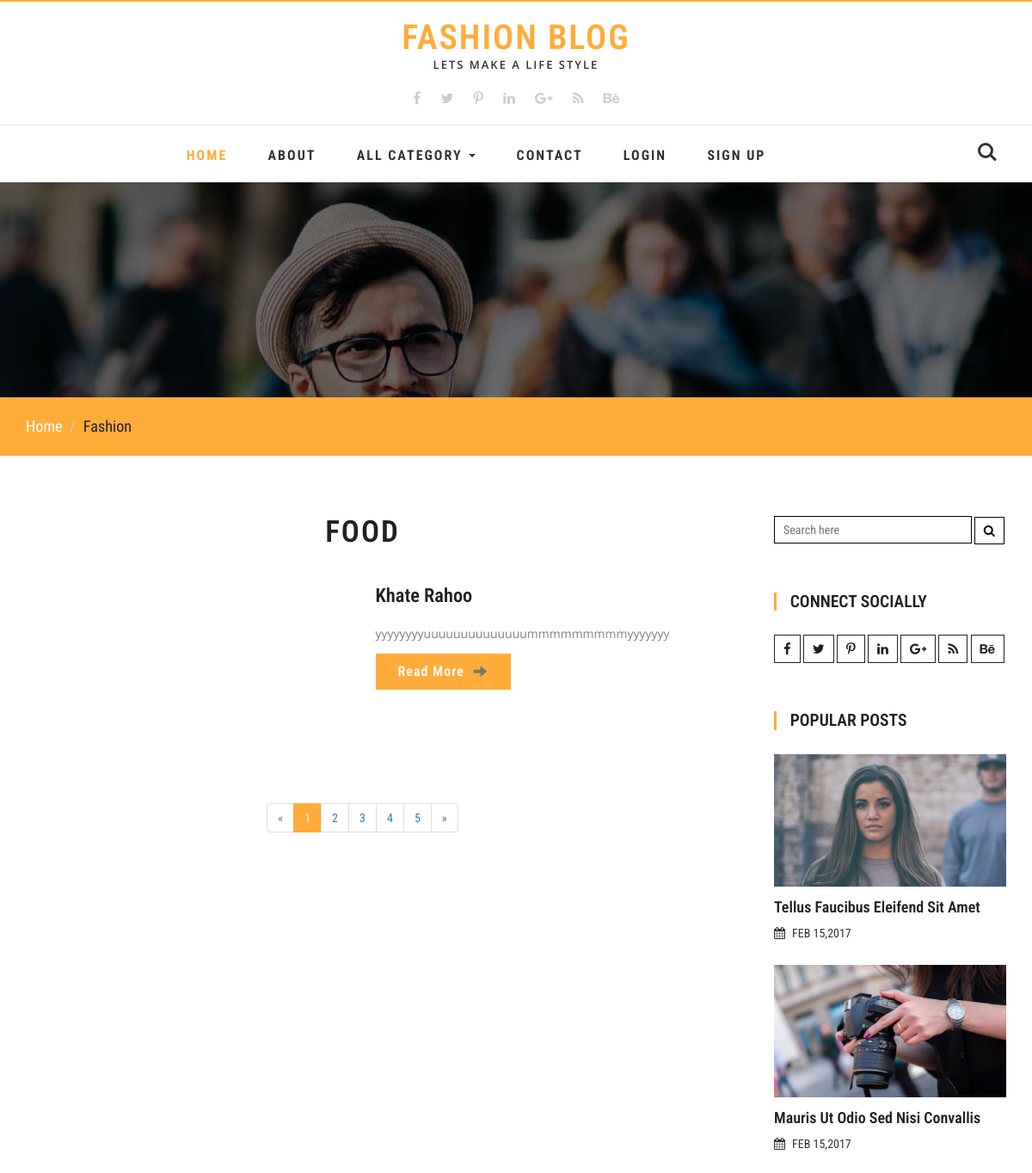
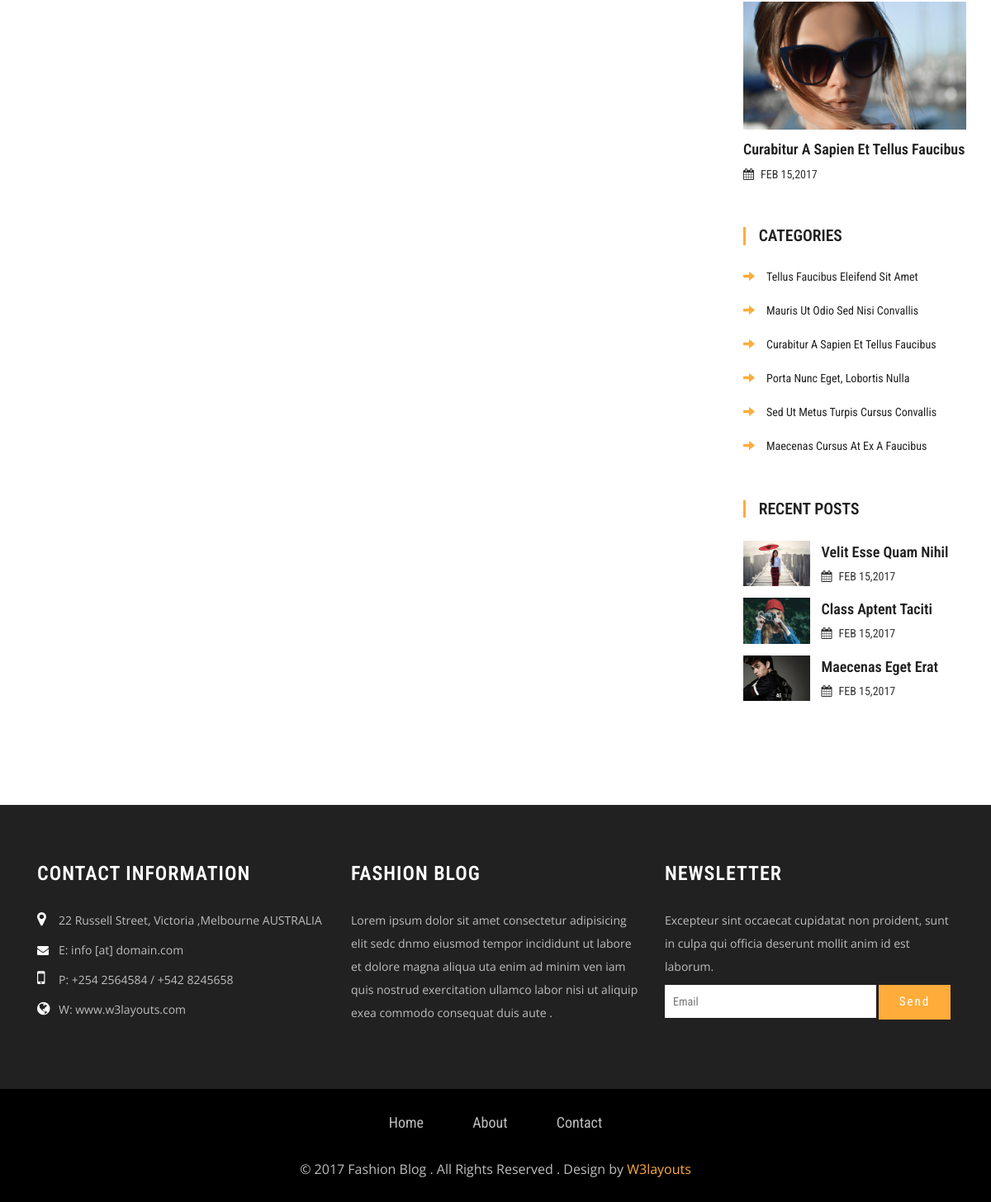
The app's page /cat_d/1 with its own data (2 pictures, top to bottom).
### Blog/models.py (models this page shows, shortened)
class Category(models.Model):
    name = models.CharField(max_length=100,null=True)

class Post(models.Model):
    cat = models.ForeignKey(Category,on_delete=models.CASCADE,null=True)
    usr = models.ForeignKey(User,on_delete=models.CASCADE,null=True)
    title = models.CharField(max_length=100,null=True)
    short_des = models.TextField(null=True)
    Long_des = models.TextField(null=True)
    image = models.FileField(null=True)
    date = models.DateField(null=True)

### Blog/views.py (the view)
# urls.py: path('cat_d/<int:cid>',category_detail,name='cat_d'),
def category_detail(request,cid):
    cdata=Category.objects.get(id=cid)
    d = {"allcat": All_category(),"cdata":cdata}
    return render(request,'detail.html',d)

### Blog/views.py (called while the page is built)
def All_category():
    all_cat = Category.objects.all()
    return all_cat

### Blog/templates/detail.html (shortened to what this page needs)
{% extends 'base.html' %}
{% load static %}
{% block body %}
	<div class="agile-banner">
	</div>
	<div class="breadcrumbs">
		<div class="container">
			<ol class="breadcrumb breadcrumb1 animated wow slideInLeft" data-wow-delay=".5s">
				<li><a href="index.html">Home</a></li>
				<li class="active">Fashion</li>
			</ol>
		</div>
	</div>
	<div class="container">
		<div class="banner-btm-agile">
			<div class="col-md-9 btm-wthree-left">
			<div class="agileits_heading_section">
				<h3 class="wthree_head">{{ cdata.name }}</h3>
			</div>
				<div class="events w3">
					<div class="events-main">
						{% for i in cdata.post_set.all %}
						<div class="events-top">
							<div class="col-md-6  w3ls fea-left">
							</div>
							<div class="col-md-6 wthree fea-right">
								<h3>{{ i.title }}</h3>
								<p>{{ i.short_des }}</p>
								<a class="agileits w3layouts" href="{% url 'blog_d' i.id %}">Read More <span class="glyphicon agileits w3layouts glyphicon-arrow-right" aria-hidden="true"></span></a>
							</div>
							<div class="clearfix"> </div>
						</div>
						{% endfor %}
					</div>
					<nav class="events agileits">
						<ul class="pagination w3_paging">
							<li class="disabled"><a href="#" aria-label="Previous"><span aria-hidden="true">«</span></a></li>
							<li class="active"><a href="#">1 <span class="sr-only">(current)</span></a></li>
							<li><a href="#">2</a></li>
							<li><a href="#">3</a></li>
							<li><a href="#">4</a></li>
							<li><a href="#">5</a></li>
							<li>
							<a href="#" aria-label="Next">
							<span aria-hidden="true">»</span>
							</a>
							</li>
						</ul>
					</nav>
				</div>
			</div>
			<div class="col-md-3 w3agile_blog_left">
				<div class="wthreesearch">
							<form action="#" method="post">
								<input type="search" name="Search" placeholder="Search here" required="">
								<button type="submit" class="btn btn-default search" aria-label="Left Align">
									<i class="fa fa-search" aria-hidden="true"></i>
								</button>
							</form>
				</div>
				<div class="agileinfo_calender">
				<h3>CONNECT SOCIALLY</h3>
				<div class="w3ls-social-icons-1">
					<a class="facebook" href="#"><i class="fa fa-facebook"></i></a>
					<a class="twitter" href="#"><i class="fa fa-twitter"></i></a>
					<a class="pinterest" href="#"><i class="fa fa-pinterest-p"></i></a>
					<a class="linkedin" href="#"><i class="fa fa-linkedin"></i></a>
					<a class="linkedin" href="#"><i class="fa fa-google-plus"></i></a>
					<a class="linkedin" href="#"><i class="fa fa-rss"></i></a>
					<a class="linkedin" href="#"><i class="fa fa-behance"></i></a>
				</div>
				</div>
				<div class="w3ls_popular_posts">
					<h3>Popular Posts</h3>
					<div class="agileits_popular_posts_grid">
						<div class="w3agile_special_deals_grid_left_grid">
							<a href="singlepage.html"><img src="images/p1.jpg" class="img-responsive" alt="" /></a>
						</div>
						<h4><a href="singlepage.html">Tellus Faucibus Eleifend Sit Amet</a></h4>
						<h5><i class="fa fa-calendar" aria-hidden="true"></i>FEB 15,2017</h5>
					</div>
					<div class="agileits_popular_posts_grid">
						<div class="w3agile_special_deals_grid_left_grid">
								<a href="singlepage.html"><img src="images/p2.jpg" class="img-responsive" alt="" /></a>
							</div>
						<h4><a href="singlepage.html">Mauris Ut Odio Sed Nisi Convallis</a></h4>
						<h5><i class="fa fa-calendar" aria-hidden="true"></i>FEB 15,2017</h5>
					</div>
					<div class="agileits_popular_posts_grid">
						<div class="w3agile_special_deals_grid_left_grid">
								<a href="singlepage.html"><img src="images/p3.jpg" class="img-responsive" alt="" /></a>
						</div>
						<h4><a href="singlepage.html">Curabitur A Sapien Et Tellus Faucibus</a></h4>
						<h5><i class="fa fa-calendar" aria-hidden="true"></i>FEB 15,2017</h5>
					</div>
				</div>
				<div class="w3l_categories">
					<h3>Categories</h3>
					<ul>
						<li><a href="singlepage.html"><span class="glyphicon glyphicon-arrow-right" aria-hidden="true"></span>tellus faucibus eleifend sit amet</a></li>
						<li><a href="singlepage.html"><span class="glyphicon glyphicon-arrow-right" aria-hidden="true"></span>Mauris ut odio sed nisi convallis</a></li>
						<li><a href="singlepage.html"><span class="glyphicon glyphicon-arrow-right" aria-hidden="true"></span>Curabitur a sapien et tellus faucibus</a></li>
						<li><a href="singlepage.html"><span class="glyphicon glyphicon-arrow-right" aria-hidden="true"></span>porta nunc eget, lobortis nulla</a></li>
						<li><a href="singlepage.html"><span class="glyphicon glyphicon-arrow-right" aria-hidden="true"></span>Sed ut metus turpis cursus convallis</a></li>
						<li><a href="singlepage.html"><span class="glyphicon glyphicon-arrow-right" aria-hidden="true"></span>Maecenas cursus at ex a faucibus</a></li>
					</ul>
				</div>
			<div class="w3ls_recent_posts">
					<h3>Recent Posts</h3>
					<div class="agileits_recent_posts_grid">
						<div class="agileits_recent_posts_gridl">
							<div class="w3agile_special_deals_grid_left_grid">
									<a href="singlepage.html"><img src="images/r1.jpg" class="img-responsive" alt="" /></a>
								</div>
						</div>
						<div class="agileits_recent_posts_gridr">
							<h4><a href="singlepage.html">velit esse quam nihil</a></h4>
							<h5><i class="fa fa-calendar" aria-hidden="true"></i>FEB 15,2017</h5>
						</div>
						<div class="clearfix"> </div>
					</div>
					<div class="agileits_recent_posts_grid">
						<div class="agileits_recent_posts_gridl">
							<div class="w3agile_special_deals_grid_left_grid">
									<a href="singlepage.html"><img src="images/r2.jpg" class="img-responsive" alt="" /></a>
								</div>
						</div>
						<div class="agileits_recent_posts_gridr">
							<h4><a href="singlepage.html">Class aptent taciti </a></h4>
							<h5><i class="fa fa-calendar" aria-hidden="true"></i>FEB 15,2017</h5>
						</div>
						<div class="clearfix"> </div>
					</div>
					<div class="agileits_recent_posts_grid">
						<div class="agileits_recent_posts_gridl">
							<div class="w3agile_special_deals_grid_left_grid">
									<a href="singlepage.html"><img src="images/r3.jpg" class="img-responsive" alt="" /></a>
								</div>
						</div>
						<div class="agileits_recent_posts_gridr">
							<h4><a href="singlepage.html">Maecenas eget erat </a></h4>
							<h5><i class="fa fa-calendar" aria-hidden="true"></i>FEB 15,2017</h5>
						</div>
						<div class="clearfix"> </div>
					</div>
				</div>
			</div>
			<div class="clearfix"></div>
		</div>
	</div>
{% endblock %}

### records on screen
Category: name "FOOD"
Post: title "Khate Rahoo", short_des "yyyyyyyyuuuuuuuuuuuuuummmmmmmmmyyyyyyy"
